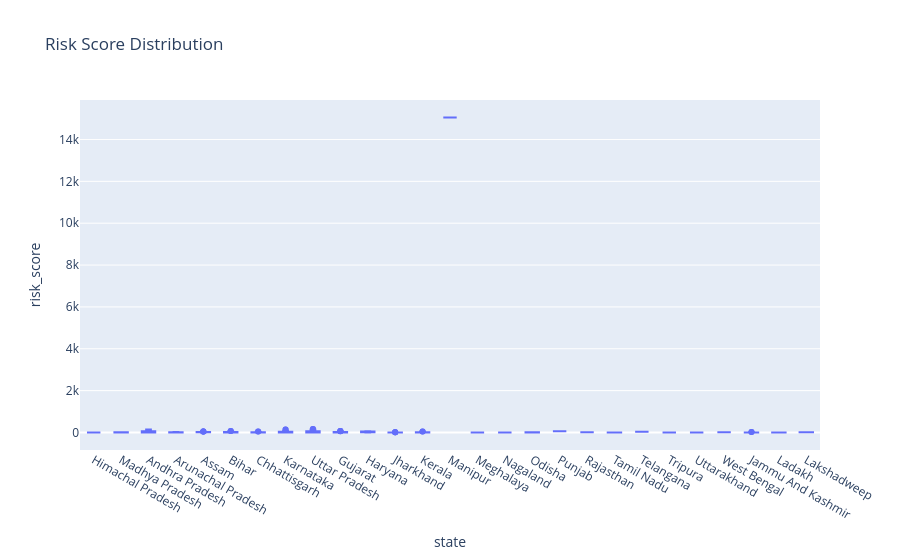

This figure's notebook cell:
### Code cell
fig = px.box(df, x="state", y="risk_score",
            title="Risk Score Distribution")
fig.show()

### Figure 1 — Plotly figure (JSON) as saved in the notebook; plotly's stock layout.template omitted (floating-point values rounded to 4 significant figures; data arrays with more than 128 entries replaced by an {"elided": "..."} marker saying what was removed)
{"data": [{"alignmentgroup": "True", "hovertemplate": "state=%{x}<br>risk_score=%{y}<extra></extra>", "legendgroup": "", "marker": {"color": "#636efa"}, "name": "", "notched": false, "offsetgroup": "", "orientation": "v", "showlegend": false, "type": "box", "x": {"elided": "758 str values"}, "x0": " ", "xaxis": "x", "y": {"elided": "758 float values"}, "y0": " ", "yaxis": "y"}], "layout": {"boxmode": "group", "legend": {"tracegroupgap": 0}, "title": {"text": "Risk Score Distribution"}, "xaxis": {"anchor": "y", "domain": [0, 1], "title": {"text": "state"}}, "yaxis": {"anchor": "x", "domain": [0, 1], "title": {"text": "risk_score"}}}}
